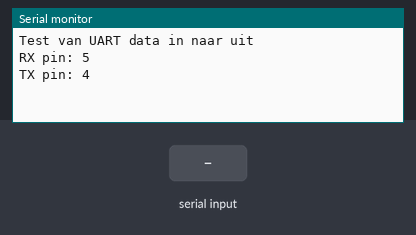
A sketch run on a simulated Raspberry Pi Pico. Parts: the last lines printed to the serial monitor. The test bench sets the inputs (shaded band).

Above: at 1.2 s.
1.3 s: "1" received over the second serial link
At 2.2 s:
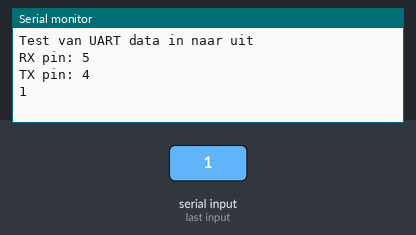
2.8 s: "0" received over the second serial link
At 3.3 s:
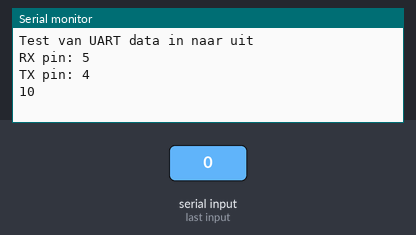

The sketch:

RPI_Pico_MidiInterface_Test.ino
```cpp
#define MIDI_RX  5
#define MIDI_TX  4

void setup()
{
  Serial.begin(115200);
  while (!Serial && millis() < 10000UL);

  Serial1.setTX(0);
  Serial1.setRX(1);
  Serial1.begin(31250);

  Serial.println("Test van UART data in naar uit");
  Serial.print("RX pin: ");
  Serial.println(MIDI_RX);
  Serial.print("TX pin: ");
  Serial.println(MIDI_TX);
}

void loop()
{
  if(Serial1.available())
  {
    Serial.write(Serial1.read());
  }

  if(Serial.available())
  {
    Serial1.write(Serial.read());
  }
}
```

Measured:
- after the input at 1.3 s, the serial monitor: prints a new line at once (image 1)
- after the input at 2.8 s, the serial monitor: prints a new line at once (image 2)
